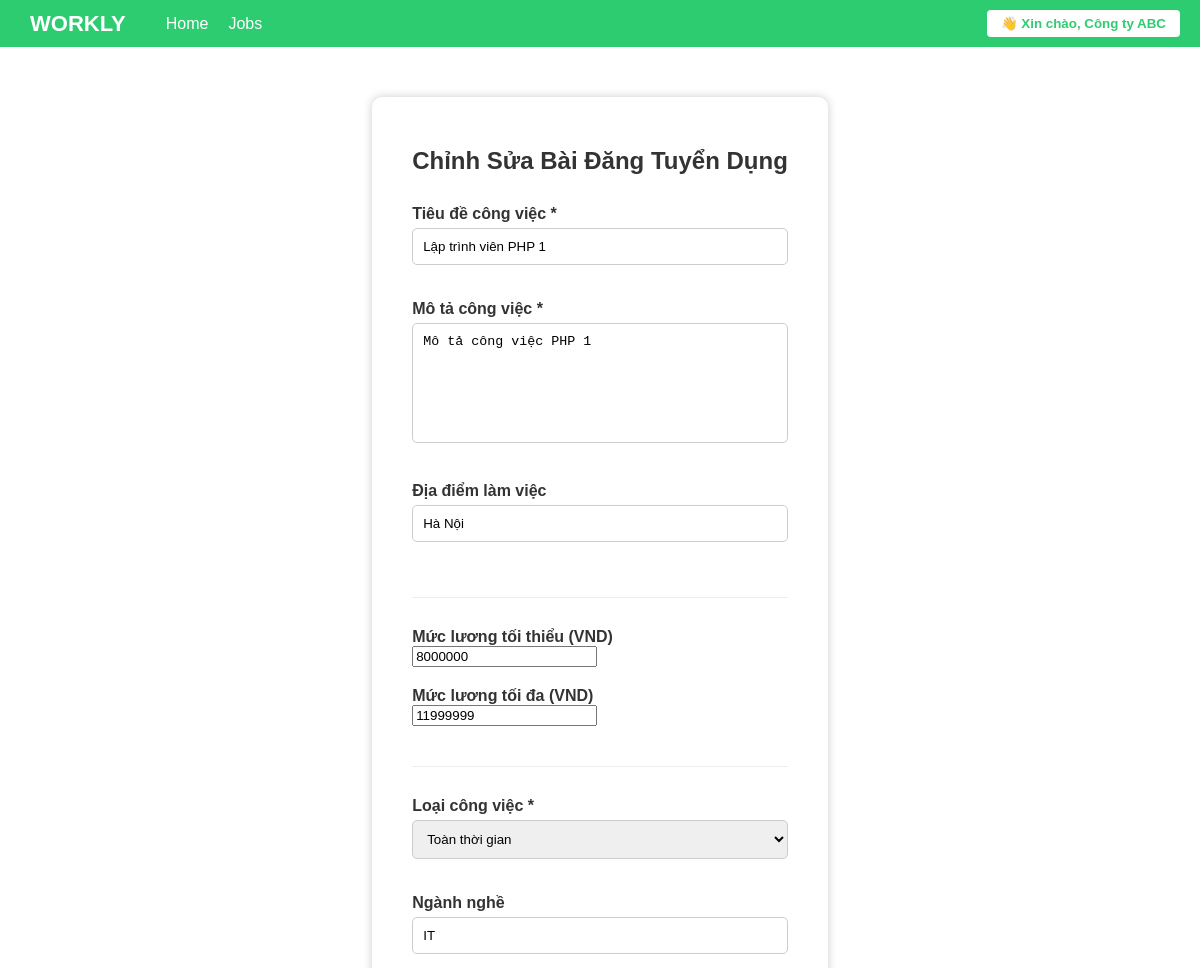
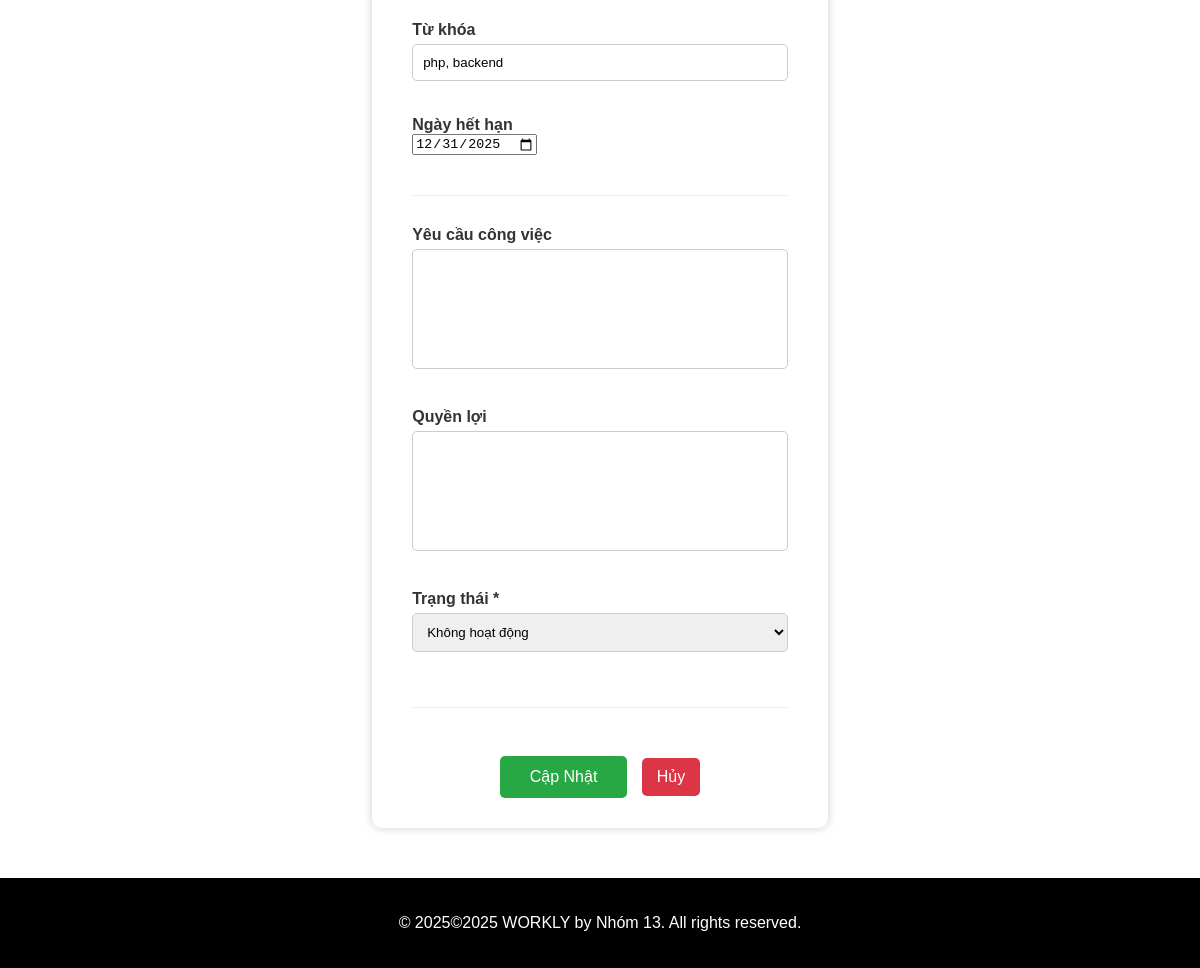
Screenshot of /employer/edit_job_employer.php?id=3 (signed in) with the database file from the repository (2 pictures, top to bottom).
### tables this page shows
CREATE TABLE IF NOT EXISTS `employers` (
  `id` int(11) NOT NULL AUTO_INCREMENT,
  `user_id` int(11) NOT NULL,
  `company_name` varchar(255) NOT NULL,
  `website` varchar(255) DEFAULT NULL,
  `description` text DEFAULT NULL,
  `company_logo` varchar(255) NOT NULL DEFAULT 'assets/images/default-null.png',
  PRIMARY KEY (`id`),
  KEY `user_id` (`user_id`)
);

CREATE TABLE IF NOT EXISTS `job_posts` (
  `id` int(11) NOT NULL AUTO_INCREMENT,
  `employer_id` int(11) NOT NULL,
  `title` varchar(255) NOT NULL,
  `description` text NOT NULL,
  `location` varchar(100) DEFAULT NULL,
  `salary_min` int(11) DEFAULT NULL,
  `salary_max` int(11) DEFAULT NULL,
  `job_type` enum('full-time','part-time') NOT NULL,
  `industry` varchar(100) DEFAULT NULL,
  `keywords` text DEFAULT NULL,
  `status` enum('active','inactive') DEFAULT 'active',
  `expires_at` date DEFAULT NULL,
  `created_at` timestamp NOT NULL DEFAULT current_timestamp(),
  `requirements` text DEFAULT NULL,
  `benefits` text DEFAULT NULL,
  `updated_at` timestamp NULL DEFAULT NULL ON UPDATE current_timestamp(),
  PRIMARY KEY (`id`),
  KEY `employer_id` (`employer_id`)
);

### employer/edit_job_employer.php (the view, shortened to what this page needs)
<?php
require_once '../includes/config.php';
function getEmployerId($user_id, $conn)
{
    $stmt = $conn->prepare("SELECT id FROM employers WHERE user_id = :user_id");
    $stmt->execute([':user_id' => $user_id]);
    $result = $stmt->fetch(PDO::FETCH_ASSOC);
    return $result ? $result['id'] : null;
}
$employer_id = getEmployerId($_SESSION['user_id'], $conn);
$job_id = (int)$_GET['id'];
$stmt = $conn->prepare("SELECT * FROM job_posts WHERE id = :id AND employer_id = :employer_id");
$stmt->execute([':id' => $job_id, ':employer_id' => $employer_id]);
$job = $stmt->fetch(PDO::FETCH_ASSOC);
?>
<!DOCTYPE html>
<html lang="vi">
<head>
    <link rel="stylesheet" href="../assets/css/styles.css">
</head>
<body>
    <?php include '../includes/header.php'; ?>
    <div class="container--form">
        <h2>Chỉnh Sửa Bài Đăng Tuyển Dụng</h2>
        <form method="post">
            <div class="form-section">
                <div class="form-group">
                    <label for="title">Tiêu đề công việc *</label>
                    <input type="text" id="title" name="title" value="<?= htmlspecialchars($job['title']) ?>" required>
                </div>
                <div class="form-group">
                    <label for="description">Mô tả công việc *</label>
                    <textarea id="description" name="description" required><?= htmlspecialchars($job['description']) ?></textarea>
                </div>
                <div class="form-group">
                    <label for="location">Địa điểm làm việc</label>
                    <input type="text" id="location" name="location" value="<?= htmlspecialchars($job['location'] ?? '') ?>">
                </div>
            </div>
            <div class="form-section">
                <div class="form-group">
                    <label for="salary_min">Mức lương tối thiểu (VND)</label>
                    <input type="number" id="salary_min" name="salary_min" value="<?= htmlspecialchars($job['salary_min'] ?? '') ?>">
                </div>
                <div class="form-group">
                    <label for="salary_max">Mức lương tối đa (VND)</label>
                    <input type="number" id="salary_max" name="salary_max" value="<?= htmlspecialchars($job['salary_max'] ?? '') ?>">
                </div>
            </div>
            <div class="form-section">
                <div class="form-group">
                    <label for="job_type">Loại công việc *</label>
                    <select id="job_type" name="job_type" required>
                        <option value="full-time" <?= $job['job_type'] === 'full-time' ? 'selected' : '' ?>>Toàn thời gian</option>
                    </select>
                </div>
                <div class="form-group">
                    <label for="industry">Ngành nghề</label>
                    <input type="text" id="industry" name="industry" value="<?= htmlspecialchars($job['industry'] ?? '') ?>">
                </div>
                <div class="form-group">
                    <label for="keywords">Từ khóa</label>
                    <input type="text" id="keywords" name="keywords" value="<?= htmlspecialchars($job['keywords'] ?? '') ?>" placeholder="Nhập từ khóa (cách nhau bằng dấu phẩy)">
                </div>
                <div class="form-group">
                    <label for="expires_at">Ngày hết hạn</label>
                    <input type="date" id="expires_at" name="expires_at" value="<?= htmlspecialchars($job['expires_at'] ?? '') ?>">
                </div>
            </div>
            <div class="form-section">
                <div class="form-group">
                    <label for="requirements">Yêu cầu công việc</label>
                    <textarea id="requirements" name="requirements"><?= htmlspecialchars($job['requirements'] ?? '') ?></textarea>
                </div>
                <div class="form-group">
                    <label for="benefits">Quyền lợi</label>
                    <textarea id="benefits" name="benefits"><?= htmlspecialchars($job['benefits'] ?? '') ?></textarea>
                </div>
                <div class="form-group">
                    <label for="status">Trạng thái *</label>
                    <select id="status" name="status" required>
                        <option value="inactive" <?= $job['status'] === 'inactive' ? 'selected' : '' ?>>Không hoạt động</option>
                    </select>
                </div>
            </div>
            <div class="form-actions">
                <button type="submit" class="update-btn">Cập Nhật</button>
                <a href="posted_jobs.php" class="apply-btn" style="background-color: #dc3545; margin-left: 10px;">Hủy</a>
            </div>
        </form>
    </div>
    <?php include '../includes/footer.php'; ?>
</body>
</html>

### includes/header.php (shortened to what this page needs)
<?php
require_once __DIR__ . '/config.php';
$displayName = $_SESSION['username'] ?? 'Người dùng';
if (isset($_SESSION['user_id']) && isset($_SESSION['role'])) {
    if ($_SESSION['role'] === 'candidate') {
        $stmt = $conn->prepare("SELECT full_name FROM candidates WHERE user_id = :uid");
        $stmt->execute([':uid' => $_SESSION['user_id']]);
        $row = $stmt->fetch(PDO::FETCH_ASSOC);
        if ($row && $row['full_name']) {
            $displayName = $row['full_name'];
        }
    } elseif ($_SESSION['role'] === 'employer') {
        $stmt = $conn->prepare("SELECT company_name FROM employers WHERE user_id = :uid");
        $stmt->execute([':uid' => $_SESSION['user_id']]);
        $row = $stmt->fetch(PDO::FETCH_ASSOC);
        if ($row && $row['company_name']) {
            $displayName = $row['company_name'];
        }
    } elseif ($_SESSION['role'] === 'admin') {
        $displayName = 'Admin';
    }
}
?>
<div class="navbar">
    <div class="left-side">
        <a href="/index.php" class="logo">WORKLY</a>
        <a href="/index.php">Home</a>
        <a href="/jobs.php">Jobs</a>
    </div>
    <div class="right-side">
        <?php if (isset($_SESSION['user_id'])): ?>
            <div class="dropdown">
                <button class="dropdown-btn">
                    👋 Xin chào, <?= htmlspecialchars($displayName) ?>
                </button>
            </div>
        <?php endif; ?>
    </div>
</div>

### assets/css/styles.css (style rules this page uses)
body { font-family: Arial, sans-serif; margin: 0; padding: 0; color: #333; display: flex; flex-direction: column; min-height: 100vh; }
label { display: block; margin-top: 10px; font-weight: bold; }
input[type="text"], input[type="file"], input[type="password"], input[type="email"], select, textarea { width: 100%; padding: 10px; margin: 5px 0 15px; border: 1px solid #ccc; border-radius: 5px; box-sizing: border-box; transition: border-color 0.3s ease; }
textarea { resize: none; height: 120px; }
button, .update-btn, .apply-btn { padding: 10px 15px; background-color: #007bff; color: white; border: none; border-radius: 5px; cursor: pointer; transition: background 0.3s ease; }
.update-btn { background: #28a745; padding: 12px 30px; font-size: 16px; }
.apply-btn { background: #28a745; font-size: 16px; margin-top: 20px; text-decoration: none; display: inline-block; }
.container--form { max-width: 600px; margin: 50px auto; padding: 30px 40px; background: #fff; border-radius: 10px; box-shadow: 0 0 10px #ccc; }
.container--form h2 { text-align: center; color: #333; margin-bottom: 30px; }
.navbar { display: flex; justify-content: space-between; align-items: center; background-color: #2ecc71; padding: 10px 20px; }
.navbar .left-side, .navbar .right-side { display: flex; align-items: center; }
.navbar .logo { font-size: 22px; font-weight: bold; color: white; margin-right: 30px; text-transform: uppercase; text-decoration: none; }
.navbar a { color: white; text-decoration: none; margin: 0 10px; font-size: 16px; }
.dropdown { position: relative; display: inline-block; }
.dropdown-btn { background-color: white; color: #2ecc71; padding: 6px 14px; border: none; border-radius: 4px; cursor: pointer; font-weight: bold; }
.form-section { margin-bottom: 30px; padding-bottom: 20px; border-bottom: 1px solid #eee; }
.form-group { margin-bottom: 20px; }
.form-actions { text-align: center; margin-top: 30px; }

### rows the page displays
employers: company_name "Công ty ABC"
job_posts: title "Lập trình viên PHP 1", description "Mô tả công việc PHP 1", location "Hà Nội", salary_min "8000000", salary_max "11999999", job_type "Toàn thời gian", industry "IT", keywords "php, backend", expires_at "12/31/2025", status "Không hoạt động"
